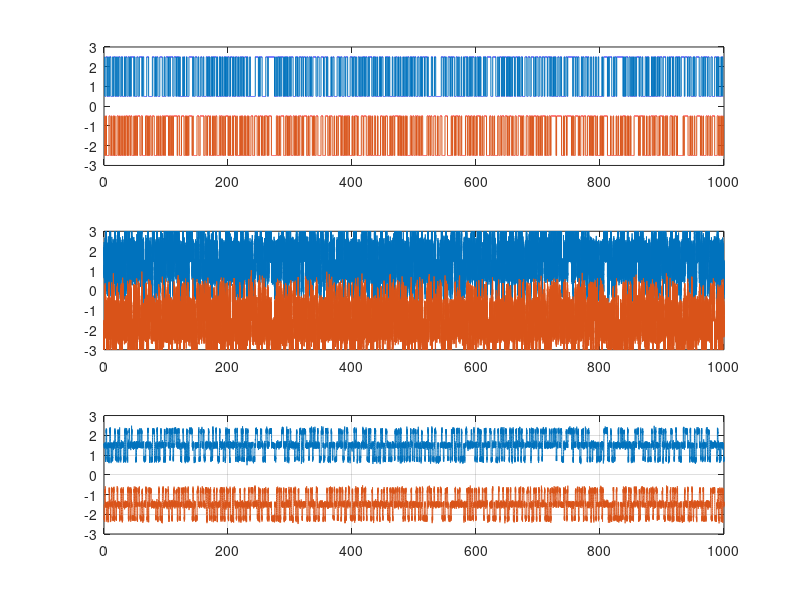
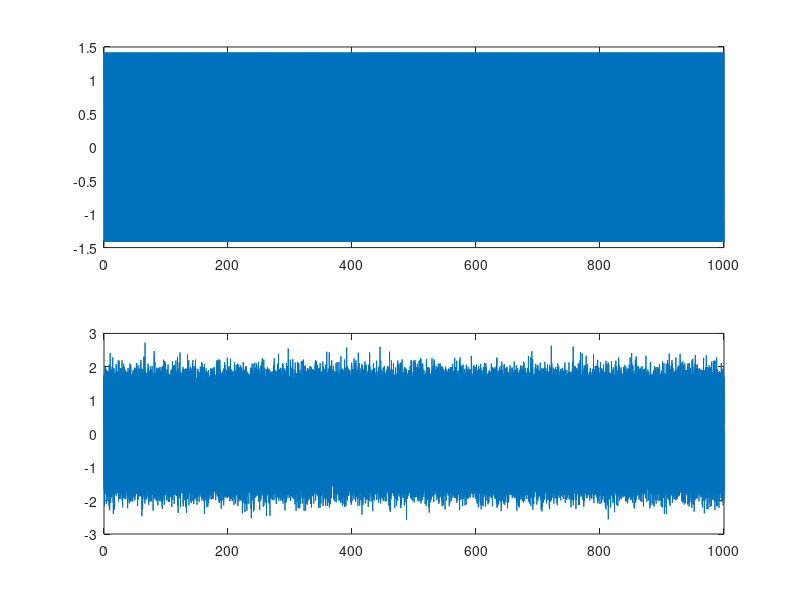
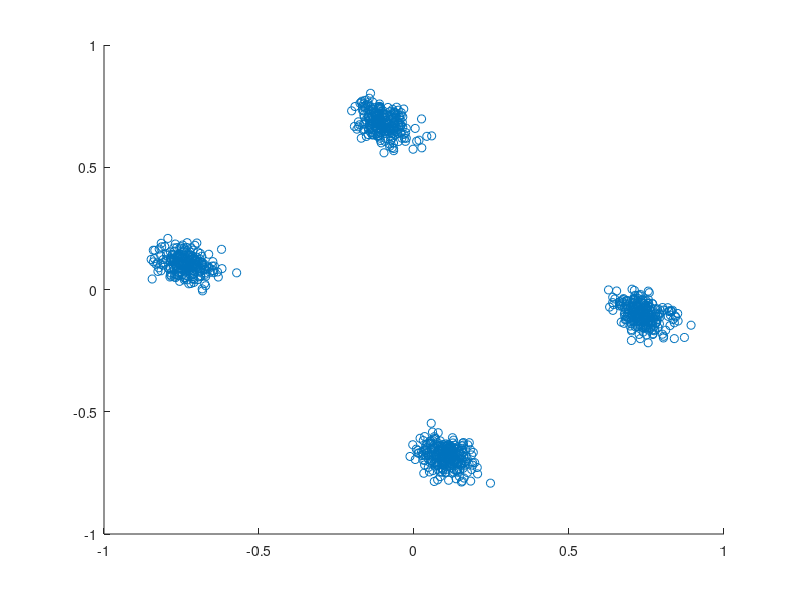

The MATLAB source for these figures, in order:
%QPSK modulation based on the block diagram in the handout
clf;
fc=2;       % carrier frequency
R = 1;      % symbol rate
N = 2000;     % number of bits per frame
res = 100;  % time resolution
bk = rand(1,N)>0.5; % make a frame (N bits) of binary randomly
bk2 = bk*2-1;    % make it as bipolar
% let bk2 pass through a SPC (serial parrellel convertor)
bk2I = bk2(1:2:end);
bk2Q = bk2(2:2:end);
bk2It = kron(bk2I, ones(1,res));        % stretch the binary into signal
bk2Qt = kron(bk2Q, ones(1,res));
% generate carrier signal
t = 0:1/res:(N/2-1/res);
carI = cos(2*pi*fc*t);      % in-phase
carQ = cos(2*pi*fc*t+pi/2); % q-phase
figure(1)
subplot(3,1,1);
plot(t, bk2It+1.5, t, bk2Qt-1.5); axis([0 N/2 -3 3]);
qpsk = bk2It.*carI + bk2Qt.*carQ;
figure(2)
subplot(2,1,1); plot(t, qpsk);
% here below is the QPSK demodulation using local oscillator
rqpsk = awgn(qpsk,10);      % add Gaussian Noise
subplot(2,1,2); plot(t, rqpsk);
rcarI = cos(2*pi*fc*t+pi/4);    % receiver uses local oscillator
rcarQ = cos(2*pi*fc*t+3*pi/4);
rIt = rqpsk.*rcarI; rQt = rqpsk.*rcarQ;
figure(1); 
subplot(3,1,2);
plot(t, rIt+1.5, t, rQt-1.5); axis([0 N/2 -3 3]);

B = fir1(50, 0.05);        % designe a LPF
rIt_lp = filter(B,1,rIt);   % apply the filter to In-phase and Q-phase signals
rQt_lp = filter(B,1,rQt);
subplot(3,1,3);
plot(t, rIt_lp+1.5, t, rQt_lp-1.5); axis([0 N/2 -3 3]);
grid on; box on;
% take samples from both In-&Q-phase
rIsamp = rIt_lp(res/2:res:end);
rQsamp = rQt_lp(res/2:res:end);
figure(3); scatter(rIsamp, rQsamp);
rIbk = rIsamp>0; rQbk = rQsamp>0;
rbk = reshape([rIbk; rQbk], 1, N); % multiplexer
error = sum(rbk ~= bk)          % count the errors
